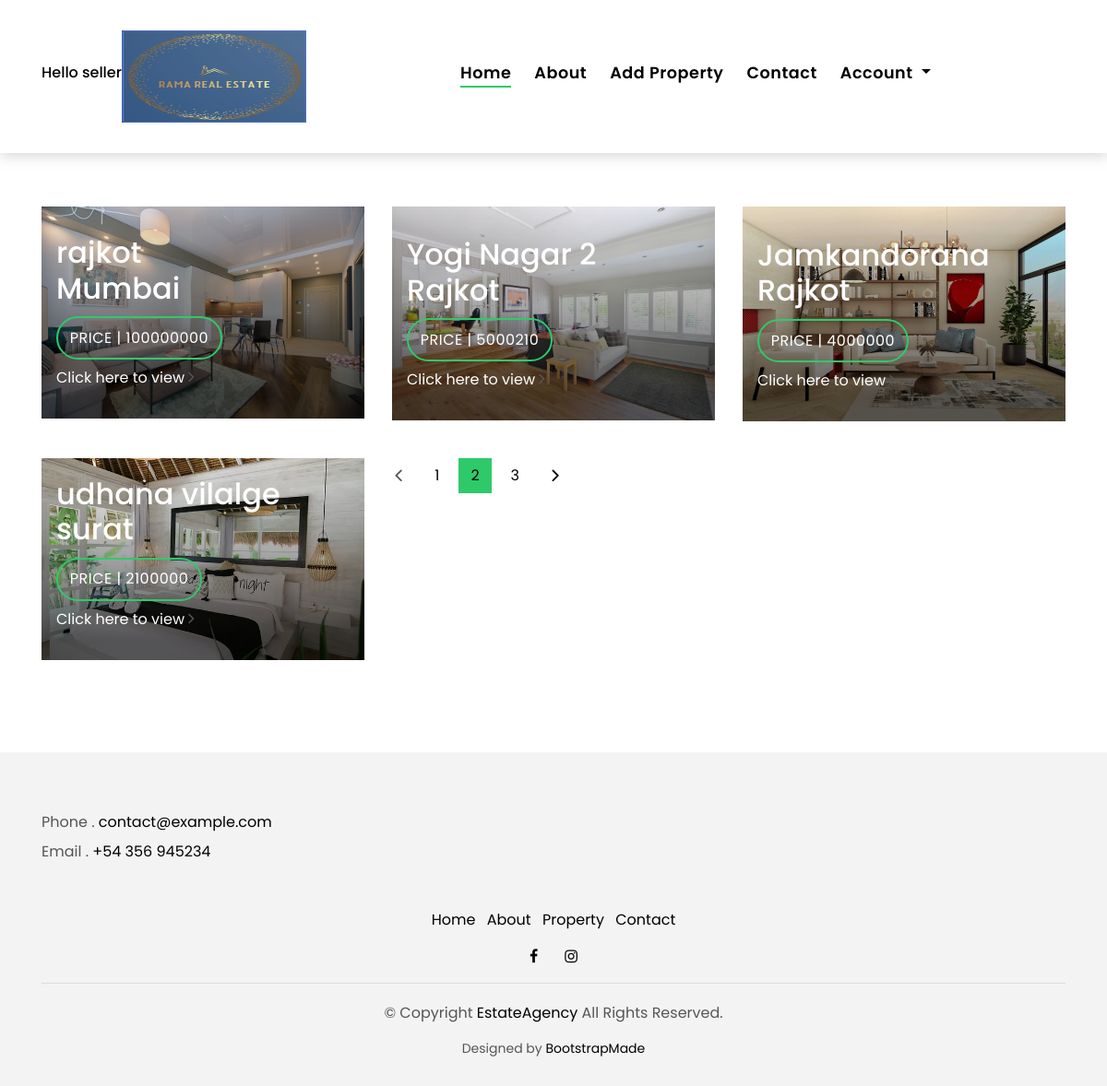
The app's page /wishlist.php (signed in) with its own data.
### tables this page shows
CREATE TABLE `property_basicinfo` (
  `pid` int(5) NOT NULL,
  `sid` int(4) NOT NULL,
  `title` varchar(100) NOT NULL,
  `ptype` varchar(20) NOT NULL,
  `furnished` varchar(10) NOT NULL,
  `beds` int(2) NOT NULL,
  `baths` int(2) NOT NULL,
  `floor` int(2) NOT NULL,
  `sell_type` varchar(6) NOT NULL,
  `esta_year` year(4) NOT NULL
);

CREATE TABLE `property_img` (
  `pid` int(5) NOT NULL,
  `image1` varchar(255) NOT NULL,
  `image2` varchar(255) NOT NULL,
  `image3` varchar(255) NOT NULL,
  `image4` varchar(255) NOT NULL
);

CREATE TABLE `property_prc_loc` (
  `pid` int(5) NOT NULL,
  `area` int(10) NOT NULL,
  `price` int(14) NOT NULL,
  `state` varchar(10) NOT NULL,
  `city` varchar(20) NOT NULL,
  `location` varchar(20) NOT NULL,
  `address` varchar(100) NOT NULL
);

### wishlist.php (the view, shortened to what this page needs)
<?php
include('header.php');
?>
<br><br><br><br>
<section class="property-grid grid">
    <div class="container">
      <div class="row">
         <div class="col-sm-12">
        </div>
        <?php
function add_property($pid,$pimage,$price,$city,$location,$area,$room)
{
  echo'<div class="col-md-4">';
  echo'<div class="card-box-a card-shadow">';
    echo'<div class="img-box-a">';
      echo'<a href="login.php" class="link-a"><img src='.$pimage.' alt="" class="img-a img-fluid"></a>';
    echo'</div>';
    echo'<div class="card-overlay">';
      echo'<div class="card-overlay-a-content">';
        echo'<div class="card-header-a">';
          echo'<h2 class="card-title-a">';
            echo'<a href="#">'.$location;
              echo'<br /> '.$city.'</a>';
          echo'</h2>';
       echo' </div>';
        echo'<div class="card-body-a">';
          echo'<div class="price-box d-flex">';
           echo' <span class="price-a">price | '.$price.'</span>';
         echo' </div>';
         echo "<a class='link-a' href='property-single.php?id=" . $pid . "'>Click here to view</a>";
           echo' <span class="ion-ios-arrow-forward"></span>';
       echo' </div>';
      echo'</div>';
    echo'</div>';
  echo'</div>';
echo'</div>';
}
?>
<?php
  $uid=$_SESSION['uid'];
  if($_SESSION['usertype']=="seller")
  {
    $squery="SELECT pid from property_basicinfo where sid=$uid";
  }
  else
  {
  $squery="SELECT pid from wishlist where bid=$uid";
  }
  $result=mysqli_query($con,$squery);
   while($r=mysqli_fetch_row($result))
   {
$sql="SELECT property_basicinfo.pid,
property_basicinfo.title AS title,
property_basicinfo.beds AS beds,
property_basicinfo.baths AS baths,
property_img.image1 AS img1,
property_prc_loc.area AS area,
property_prc_loc.price AS price,
property_prc_loc.city AS city,
property_prc_loc.location AS location1
FROM property_basicinfo
JOIN property_img ON property_basicinfo.pid = property_img.pid
JOIN property_prc_loc ON property_basicinfo.pid = property_prc_loc.pid
WHERE property_basicinfo.pid = $r[0]";
$pro=mysqli_query($con,$sql);
if (mysqli_num_rows($pro) > 0) {
   while ($row = mysqli_fetch_assoc($pro)) {
        add_property($row['pid'],$row['img1'],$row['price'],$row['city'],$row['location1'],$row['area'],$row['beds']);
      }
} else {
  echo "No results found.";
}
   }
   ?>
  <div class="row">
        <div class="col-sm-12">
          <nav class="pagination-a">
            <ul class="pagination justify-content-end">
              <li class="page-item disabled">
                <a class="page-link" href="#" tabindex="-1">
                  <span class="ion-ios-arrow-back"></span>
                </a>
              </li>
              <li class="page-item">
                <a class="page-link" href="#">1</a>
              </li>
              <li class="page-item active">
                <a class="page-link" href="#">2</a>
              </li>
              <li class="page-item">
                <a class="page-link" href="#">3</a>
              </li>
              <li class="page-item next">
                <a class="page-link" href="#">
                  <span class="ion-ios-arrow-forward"></span>
                </a>
              </li>
            </ul>
          </nav>
        </div>
      </div>
    </div>
  </section>
<?php
 include('footer.php');
 ?>

### header.php (shortened to what this page needs)
<!DOCTYPE html>
<html lang="en">
<head>
  <link href="lib/bootstrap/css/bootstrap.min.css" rel="stylesheet">
  <link href="lib/font-awesome/css/font-awesome.min.css" rel="stylesheet">
  <link href="lib/animate/animate.min.css" rel="stylesheet">
  <link href="lib/ionicons/css/ionicons.min.css" rel="stylesheet">
  <link href="lib/owlcarousel/assets/owl.carousel.min.css" rel="stylesheet">
  <link href="css/style.css" rel="stylesheet">
</head>
<body>
 <br><br><br><br>
 <nav class="navbar navbar-default navbar-trans navbar-expand-lg fixed-top">
    <div class="container">
     <?php
      if(isset($_SESSION['user']))
      {
echo "<h6> Hello  " .$_SESSION['user'] ."</h6>";
      }
?>
      <a class="navbar-brand text-brand" href="index.php"><img src="logo2.png" alt="Rama Real Estate" width="200" height="100"></a>
      <div class="navbar-collapse collapse justify-content-center" id="navbarDefault">
        <ul class="navbar-nav">
          <li class="nav-item">
            <a class="nav-link active" href="index.php">Home</a>
          </li>
          <li class="nav-item">
            <a class="nav-link " href="about.php">About</a>
          </li>
          <?php
          if($_SESSION['usertype']=="seller")
          {
            ?>
            <li class="nav-item">
            <a class="nav-link" href="add-property.php">Add Property</a>
          </li>
          <?php
          }
          else{?>
            <li class="nav-item">
            <a class="nav-link" href="property-grid.php">Property</a>
          </li>
          <?php
          }
          ?>
          <li class="nav-item">
            <a class="nav-link" href="contact.php">Contact</a>
          </li>
          <li class="nav-item dropdown">
            <a class="nav-link dropdown-toggle" href="#" id="navbarDropdown" role="button" data-toggle="dropdown"
              aria-haspopup="true" aria-expanded="false">
              Account
            </a>
          </li>
        </ul>
      </div>
    </div>
  </nav>

### footer.php (shortened to what this page needs)
<section class="section-footer">
    <div class="container">
      <div class="row">
        <div class="col-sm-12 col-md-4">
          <div class="widget-a">
            <div class="w-footer-a">
              <ul class="list-unstyled">
                <li class="color-a">
                  <span class="color-text-a">Phone .</span> contact@example.com</li>
                <li class="color-a">
                  <span class="color-text-a">Email .</span> +54 356 945234</li>
              </ul>
            </div>
          </div>
        </div>
      </div>
    </div>
  </section>
  <footer>
    <div class="container">
      <div class="row">
        <div class="col-md-12">
          <nav class="nav-footer">
            <ul class="list-inline">
              <li class="list-inline-item">
                <a href="index.php">Home</a>
              </li>
              <li class="list-inline-item">
                <a href="about.php">About</a>
              </li>
              <li class="list-inline-item">
                <a href="">Property</a>
              </li>
              <li class="list-inline-item">
                <a href="contact.php">Contact</a>
              </li>
            </ul>
          </nav>
          <div class="socials-a">
            <ul class="list-inline">
              <li class="list-inline-item">
                <a href="https://www.facebook.com/search/top/?q=tarak%20mehta%20ka%20ooltah%20chashma">
                  <i class="fa fa-facebook" aria-hidden="true"></i>
                </a>
              </li>
              <li class="list-inline-item">
                <a href="https://www.instagram.com/_parth_sakariya_/">
                  <i class="fa fa-instagram" aria-hidden="true"></i>
                </a>
              </li>
            </ul>
          </div>
          <div class="copyright-footer">
            <p class="copyright color-text-a">
              &copy; Copyright
              <span class="color-a">EstateAgency</span> All Rights Reserved.
            </p>
          </div>
          <div class="credits">
            Designed by <a href="https://bootstrapmade.com/">BootstrapMade</a>
          </div>
        </div>
      </div>
    </div>
  </footer>
</body>
</html>

### records on screen
property_basicinfo: property_img.image1 (picture), property_prc_loc.location "rajkot", property_prc_loc.city "Mumbai", property_prc_loc.price "100000000"
property_basicinfo: property_img.image1 (picture), property_prc_loc.location "Yogi Nagar 2", property_prc_loc.city "Rajkot", property_prc_loc.price "5000210"
property_basicinfo: property_img.image1 (picture), property_prc_loc.location "Jamkandorana", property_prc_loc.city "Rajkot", property_prc_loc.price "4000000"
property_basicinfo: property_img.image1 (picture), property_prc_loc.location "udhana vilalge", property_prc_loc.city "surat", property_prc_loc.price "2100000"

### other values on screen
$_SESSION['user'] "seller"
